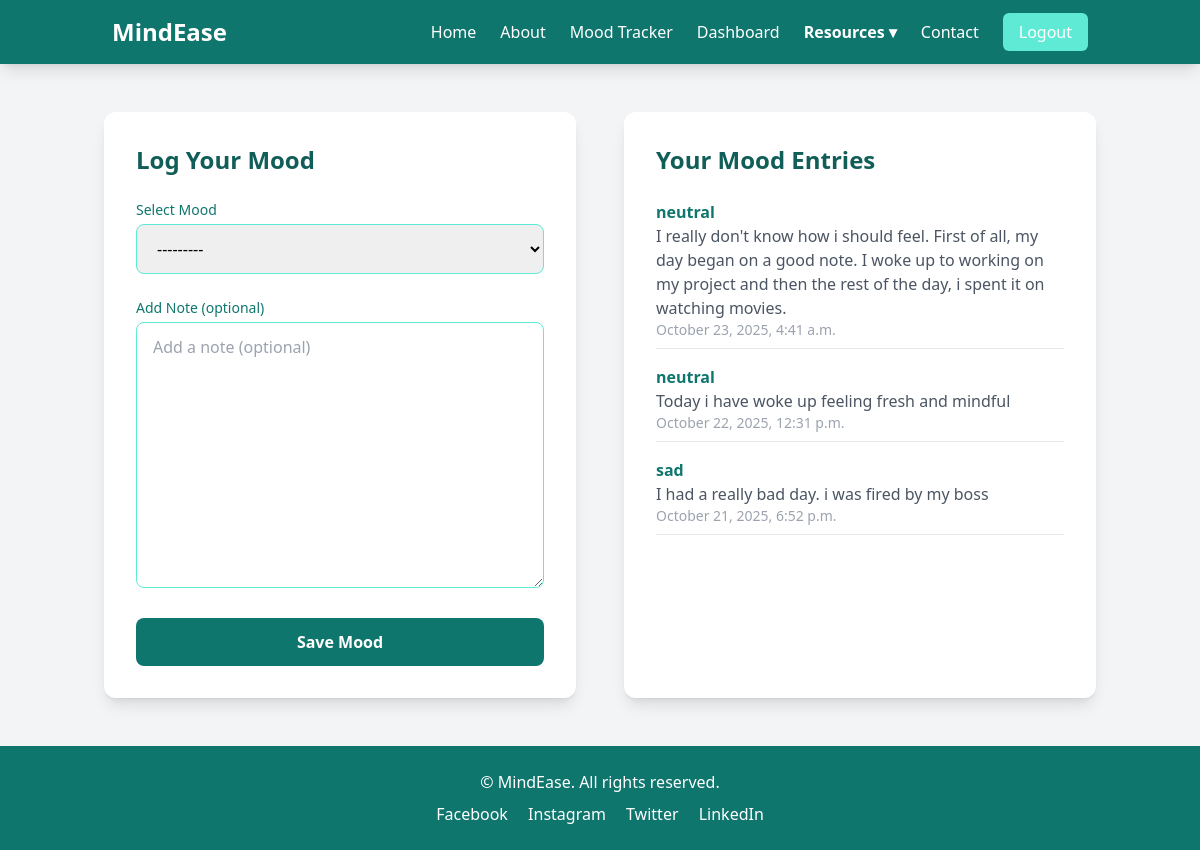
The app's page /tracker/log/ (signed in) with its own data.
### tracker/models.py (models this page shows, shortened)
class MoodEntry(models.Model):
    MOOD_CHOICES = [
        ('happy', 'Happy'),
        ('sad', 'Sad'),
        ('anxious', 'Anxious'),
        ('neutral', 'Neutral'),
        ('angry', 'Angry'),
    ]
    user = models.ForeignKey(settings.AUTH_USER_MODEL, on_delete=models.CASCADE)
    mood = models.CharField(max_length=20, choices=MOOD_CHOICES)
    note = models.TextField(blank=True, null=True)  # optional comment
    created_at = models.DateTimeField(auto_now_add=True)

### tracker/views.py (the view)
# urls.py: path('log/', views.log_mood_view, name='log_mood'),
@login_required
def log_mood_view(request):
    if not request.user.is_authenticated:
        return redirect('login')  # fallback
    if request.method == 'POST':
        form = MoodEntryForm(request.POST)
        if form.is_valid():
            mood_entry = form.save(commit=False)
            mood_entry.user = request.user
            mood_entry.save()
            return redirect('dashboard')
    else:
        form = MoodEntryForm()
    mood_entries = MoodEntry.objects.filter(user=request.user).order_by('-created_at')
    return render(request, 'log_mood.html', {'form': form, 'mood_entries': mood_entries})

### tracker/forms.py
class MoodEntryForm(forms.ModelForm):
    class Meta:
        model = MoodEntry
        fields = ['mood', 'note']
        widgets = {
            'mood': forms.Select(attrs={
                'class': 'w-full px-4 py-3 rounded-lg border border-teal-300 focus:outline-none focus:ring-2 focus:ring-teal-500'
            }),
            'note': forms.Textarea(attrs={
                'class': 'w-full px-4 py-3 rounded-lg border border-teal-300 focus:outline-none focus:ring-2 focus:ring-teal-500',
                'placeholder': 'Add a note (optional)'
            }),
        }

### tracker/templates/log_mood.html (shortened to what this page needs)
<!DOCTYPE html>
<html lang="en">
<head>
  <script src="https://cdn.tailwindcss.com"></script>
</head>
<body class="bg-gray-100 flex flex-col min-h-screen">
 <nav class="bg-teal-700 text-white shadow-lg">
  <div class="container mx-auto flex justify-between items-center py-4 px-6">
    <a href="{% url 'index' %}" class="font-bold text-2xl">MindEase</a>
    <ul class="flex space-x-6 items-center">
      <li><a href="{% url 'homePage' %}" class="hover:text-teal-200">Home</a></li>
      <li><a href="{% url 'about' %}" class="hover:text-teal-200">About</a></li>
      <li><a href="{% url 'log_mood' %}" class="hover:text-teal-200">Mood Tracker</a></li>
      <li><a href="{% url 'dashboard' %}" class="hover:text-teal-200">Dashboard</a></li>
      <li class="relative group">
        <a href="#" class="hover:text-teal-200 font-semibold">Resources ▾</a>
      </li>
      <li><a href="{% url 'contact' %}" class="hover:text-teal-200">Contact</a></li>
      <li>
        <a href="{% url 'logout' %}" class="bg-teal-300 text-white px-4 py-2 rounded-md hover:bg-teal-400 transition">Logout</a>
      </li>
    </ul>
  </div>
</nav>
  <main class="container mx-auto my-12 px-4 flex-1">
    <div class="grid md:grid-cols-2 gap-12">
      <div class="bg-white rounded-xl shadow-lg p-8">
        <h2 class="text-2xl font-bold text-teal-800 mb-6">Log Your Mood</h2>
        <form method="POST" class="space-y-6">
          <div>
            <label for="id_mood" class="block text-sm font-medium mb-1 text-teal-700">Select Mood</label>
            {{ form.mood }}
          </div>
          <div>
            <label for="id_note" class="block text-sm font-medium mb-1 text-teal-700">Add Note (optional)</label>
            {{ form.note }}
          </div>
          <button type="submit" class="w-full bg-teal-700 hover:bg-teal-800 text-white font-bold py-3 px-6 rounded-lg transition-colors">
            Save Mood
          </button>
        </form>
      </div>
      <div class="bg-white rounded-xl shadow-lg p-8">
        <h2 class="text-2xl font-bold text-teal-800 mb-6">Your Mood Entries</h2>
        {% if mood_entries %}
          <ul class="space-y-4">
            {% for entry in mood_entries %}
              <li class="border-b pb-2">
                <p class="font-semibold text-teal-700">{{ entry.mood }}</p>
                {% if entry.note %}
                  <p class="text-gray-600">{{ entry.note }}</p>
                {% endif %}
                <p class="text-sm text-gray-400">{{ entry.created_at|date:"F j, Y, g:i a" }}</p>
              </li>
            {% endfor %}
          </ul>
        {% else %}
          <p class="text-gray-500">No mood entries yet. Log your first mood!</p>
        {% endif %}
      </div>
    </div>
  </main>
  <footer class="bg-teal-700 text-white mt-auto py-6">
    <div class="container mx-auto px-4 text-center">
      <p>&copy; {{ year }} MindEase. All rights reserved.</p>
      <div class="mt-2 space-x-4">
        <a href="#" class="hover:text-gray-200">Facebook</a>
        <a href="#" class="hover:text-gray-200">Instagram</a>
        <a href="#" class="hover:text-gray-200">Twitter</a>
        <a href="#" class="hover:text-gray-200">LinkedIn</a>
      </div>
    </div>
  </footer>
</body>
</html>

### records on screen
MoodEntry: mood "neutral", note "I really don't know how i should feel. First of all, my day began on a good note. I woke up to working on my project and then the rest of the day, i spent it on watching movies.", created_at "October 23, 2025, 4:41 a.m."
MoodEntry: mood "neutral", note "Today i have woke up feeling fresh and mindful", created_at "October 22, 2025, 12:31 p.m."
MoodEntry: mood "sad", note "I had a really bad day. i was fired by my boss", created_at "October 21, 2025, 6:52 p.m."
